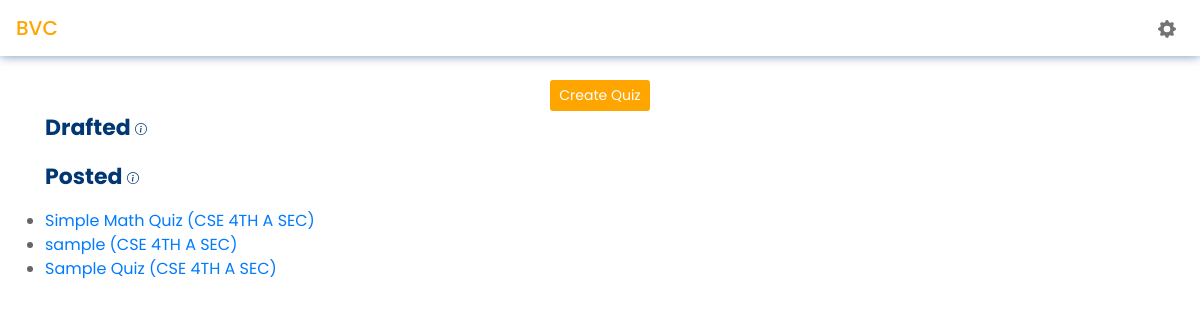
The page /Faculty/dashboard/ (signed in) on the database as committed earlier.
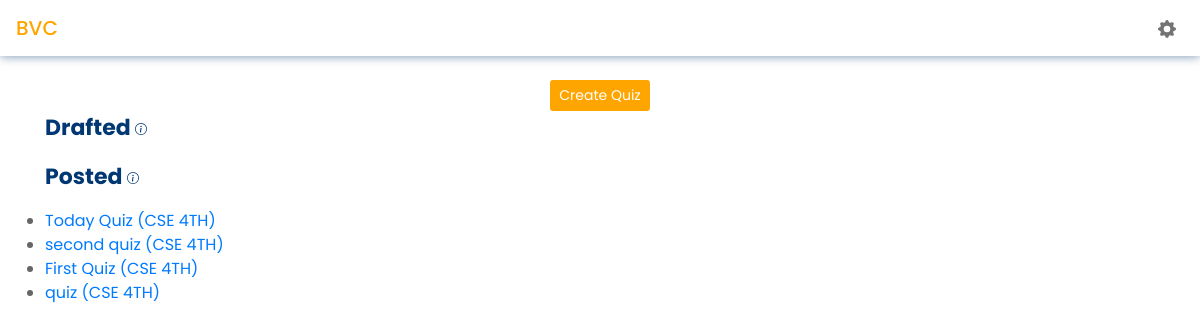
The same page on the database as committed later.
### SuperAdmin/models.py (models this page shows, shortened)
class Quiz(models.Model):
    pass
    name = models.CharField(max_length=400)
    description = models.CharField(max_length=100)
    no_of_questions = models.IntegerField(blank=True)
    time = models.IntegerField(help_text="Time duration in number of minutes")
    group = models.ForeignKey(Group,on_delete=models.CASCADE)
    batch = models.ForeignKey(Batch,on_delete=models.CASCADE)
    published = models.DateTimeField(auto_now_add=True)
    createdBy = models.ForeignKey(NewUser,on_delete=models.CASCADE,null=True)
    post = models.BooleanField(default=False)
    drafted = models.BooleanField(default = False)

class Group(models.Model):
      groupName = models.CharField(max_length=200,unique=True)

### Faculty/views.py (the view, shortened to what this page needs)
# urls.py: path("dashboard/",views.dashboard,name="dashboard"),
@login_required(login_url="App:loginPage")
def dashboard(request):
    user = request.user
    courses = FacultyDealsWith.objects.filter(faculty=user)
    batch = Batch.objects.all()
    draft_quizes = Quiz.objects.filter(post = False,createdBy=user).order_by("-published")
    quizes = Quiz.objects.filter(post = True,createdBy=user).order_by("-published")
    return render(request,"Faculty/dashboard.html",{"posted":quizes,"drafted":draft_quizes,"courses":courses,"batch":batch})

### Faculty/templates/Faculty/dashboard.html (shortened to what this page needs)
<!doctype html>
{% load static %}
<html lang="en">
  <head>
    <link rel="stylesheet" href="https://cdn.jsdelivr.net/npm/bootstrap@4.6.1/dist/css/bootstrap.min.css">
    <link rel="stylesheet" href="{% static 'Faculty/css/dashboard.css' %}" />
  </head>
  <body>
    <nav class="navbar  mb-4">
      <span style="color:orange" class="navbar-brand mb-0 h1">BVC</span>
      <span class="mr-2" ><a class="text-decoration-none custom-nav-items"  href="{% url 'Faculty:myAccount' %}"></a></span>
    </nav>
      <div class="container">
            <center><button type="button" class="btn createquizbtn btn-sm" data-toggle="modal" data-target="#createquiz">
              Create Quiz
            </button></center>
            <div class="quizlist">
              <p><b style="color:#013873; font-size: 22px;">Drafted
                <span id="info-drafted-btn">
                </span>
                </b>
              </p>
              <p><b style="color:#013873; font-size: 22px;">Posted
                <span id="info-posted-btn">
                </span>
                </b>
              </p>
              <ul class="mb-3">
                {% for i in posted %}
                <li><a href="{% url 'Faculty:quizresult' i.id %}"> {{i.name}} ({{i.group.groupName}}) </a></li>
                {% endfor %}
              </ul>
            </div>
      </div>
  </body>
</html>

Rows that differ between the two databases and show on the page:
removed Quiz: name "Simple Math Quiz", group.groupName "CSE 4TH A SEC"
removed Quiz: name "sample", group.groupName "CSE 4TH A SEC"
removed Quiz: name "Sample Quiz", group.groupName "CSE 4TH A SEC"
added Quiz: name "Today Quiz", group.groupName "CSE 4TH"
added Quiz: name "second quiz", group.groupName "CSE 4TH"
added Quiz: name "First Quiz", group.groupName "CSE 4TH"
added Quiz: name "quiz", group.groupName "CSE 4TH"
